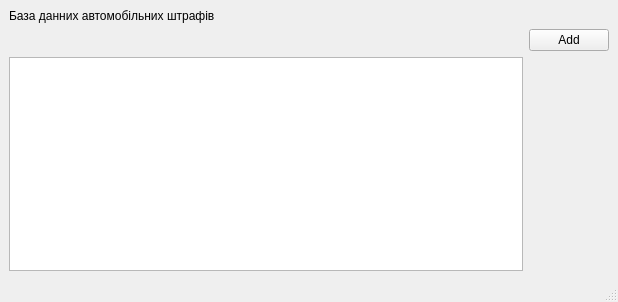
<?xml version="1.0" encoding="UTF-8"?>
<ui version="4.0">
 <class>MainWindow</class>
 <widget class="QMainWindow" name="MainWindow">
  <property name="geometry">
   <rect>
    <x>0</x>
    <y>0</y>
    <width>618</width>
    <height>302</height>
   </rect>
  </property>
  <property name="windowTitle">
   <string>MainWindow</string>
  </property>
  <widget class="QWidget" name="centralwidget">
   <layout class="QGridLayout" name="gridLayout">
    <item row="0" column="0">
     <widget class="QLabel" name="label">
      <property name="text">
       <string>База данних автомобільних штрафів</string>
      </property>
     </widget>
    </item>
    <item row="1" column="1">
     <widget class="QPushButton" name="pushButton">
      <property name="text">
       <string>Add</string>
      </property>
     </widget>
    </item>
    <item row="2" column="0">
     <widget class="QTableView" name="tableView"/>
    </item>
   </layout>
  </widget>
  <widget class="QMenuBar" name="menubar">
   <property name="geometry">
    <rect>
     <x>0</x>
     <y>0</y>
     <width>618</width>
     <height>20</height>
    </rect>
   </property>
  </widget>
  <widget class="QStatusBar" name="statusbar"/>
 </widget>
 <resources/>
 <connections/>
</ui>
